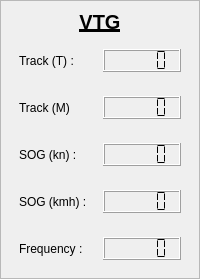
         <widget class="QFrame" name="horizontalFrame">
          <property name="frameShape">
           <enum>QFrame::Shape::StyledPanel</enum>
          </property>
          <layout class="QVBoxLayout" name="verticalLayout_28">
           <property name="leftMargin">
            <number>9</number>
           </property>
           <property name="topMargin">
            <number>9</number>
           </property>
           <property name="rightMargin">
            <number>9</number>
           </property>
           <property name="bottomMargin">
            <number>9</number>
           </property>
           <item>
            <widget class="QLabel" name="label_27">
             <property name="font">
              <font>
               <pointsize>15</pointsize>
               <bold>true</bold>
               <underline>true</underline>
              </font>
             </property>
             <property name="text">
              <string>VTG</string>
             </property>
             <property name="alignment">
              <set>Qt::AlignmentFlag::AlignCenter</set>
             </property>
            </widget>
           </item>
           <item>
            <layout class="QHBoxLayout" name="horizontalLayout_24">
             <property name="leftMargin">
              <number>9</number>
             </property>
             <property name="topMargin">
              <number>9</number>
             </property>
             <property name="rightMargin">
              <number>9</number>
             </property>
             <property name="bottomMargin">
              <number>9</number>
             </property>
             <item>
              <widget class="QLabel" name="label_31">
               <property name="text">
                <string>Track (T) :</string>
               </property>
              </widget>
             </item>
             <item>
              <widget class="QLCDNumber" name="lcdNumber_track_true_vtg">
               <property name="segmentStyle">
                <enum>QLCDNumber::SegmentStyle::Flat</enum>
               </property>
              </widget>
             </item>
            </layout>
           </item>
           <item>
            <layout class="QHBoxLayout" name="horizontalLayout_48">
             <property name="leftMargin">
              <number>9</number>
             </property>
             <property name="topMargin">
              <number>9</number>
             </property>
             <property name="rightMargin">
              <number>9</number>
             </property>
             <property name="bottomMargin">
              <number>9</number>
             </property>
             <item>
              <widget class="QLabel" name="label_59">
               <property name="text">
                <string>Track (M)</string>
               </property>
              </widget>
             </item>
             <item>
              <widget class="QLCDNumber" name="lcdNumber_track_mag_vtg">
               <property name="digitCount">
                <number>5</number>
               </property>
               <property name="segmentStyle">
                <enum>QLCDNumber::SegmentStyle::Flat</enum>
               </property>
              </widget>
             </item>
            </layout>
           </item>
           <item>
            <layout class="QHBoxLayout" name="horizontalLayout_50">
             <property name="leftMargin">
              <number>9</number>
             </property>
             <property name="topMargin">
              <number>9</number>
             </property>
             <property name="rightMargin">
              <number>9</number>
             </property>
             <property name="bottomMargin">
              <number>9</number>
             </property>
             <item>
              <widget class="QLabel" name="label_61">
               <property name="text">
                <string>SOG (kn) :</string>
               </property>
              </widget>
             </item>
             <item>
              <widget class="QLCDNumber" name="lcdNumber_speed_knot_vtg">
               <property name="segmentStyle">
                <enum>QLCDNumber::SegmentStyle::Flat</enum>
               </property>
              </widget>
             </item>
            </layout>
           </item>
           <item>
            <layout class="QHBoxLayout" name="horizontalLayout_23">
             <property name="leftMargin">
              <number>9</number>
             </property>
             <property name="topMargin">
              <number>9</number>
             </property>
             <property name="rightMargin">
              <number>9</number>
             </property>
             <property name="bottomMargin">
              <number>9</number>
             </property>
             <item>
              <widget class="QLabel" name="label_32">
               <property name="text">
                <string>SOG (kmh) :</string>
               </property>
              </widget>
             </item>
             <item>
              <widget class="QLCDNumber" name="lcdNumber_speed_kmh_vtg">
               <property name="segmentStyle">
                <enum>QLCDNumber::SegmentStyle::Flat</enum>
               </property>
              </widget>
             </item>
            </layout>
           </item>
           <item>
            <layout class="QHBoxLayout" name="horizontalLayout_26">
             <property name="leftMargin">
              <number>9</number>
             </property>
             <property name="topMargin">
              <number>9</number>
             </property>
             <property name="rightMargin">
              <number>9</number>
             </property>
             <property name="bottomMargin">
              <number>9</number>
             </property>
             <item>
              <widget class="QLabel" name="label_33">
               <property name="text">
                <string>Frequency :</string>
               </property>
              </widget>
             </item>
             <item>
              <widget class="QLCDNumber" name="lcdNumber_frequency_vtg">
               <property name="frameShadow">
                <enum>QFrame::Shadow::Raised</enum>
               </property>
               <property name="smallDecimalPoint">
                <bool>false</bool>
               </property>
               <property name="digitCount">
                <number>5</number>
               </property>
               <property name="segmentStyle">
                <enum>QLCDNumber::SegmentStyle::Flat</enum>
               </property>
              </widget>
             </item>
            </layout>
           </item>
          </layout>
         </widget>
